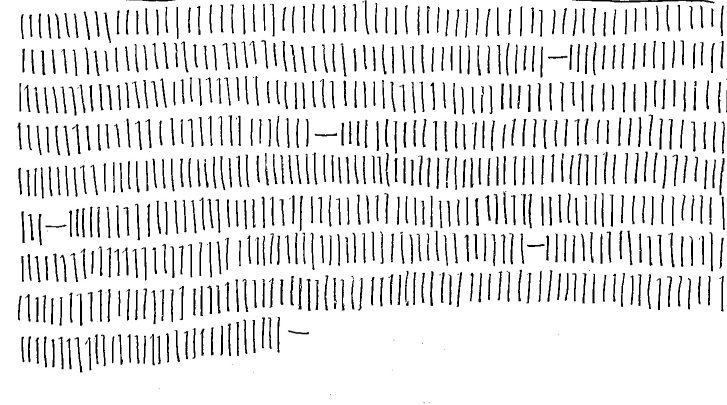
#> input picture detection/images/crop/IMG_6971.jpg, 1454 x 810 px (shown at 1/2 size)
$ python -i image.py   (imports and definitions only)
#> lines starting #> are read from the running program, lines starting #| are printed output that depends on the picture; after the words box and inside, x2 and y2 are one past the last pixel; in counts of white or black regions, pixels touching at a corner belong together
### detection/ordination.py
import cv2, os
import numpy as np
from model.palo import Palo
from util import calculate_distance, calculate_area

BASE_LIMIT = 120
WIDTH_LIMIT = 200
HEIGHT_LIMIT = 140

# sort rowboxes on y coordinate
def take_second(elem):
    return elem[1]

def check_palo(x, y, w, h):
    base = calculate_area(w, h)
    if w > h: #intervalo = largura maior que altura
        if base > 80:
            if w < WIDTH_LIMIT:
                return True
            else:
                return False
        else:
            return False
    elif h > w: #palo = altura maior que largura
        if base > BASE_LIMIT:
            if h > HEIGHT_LIMIT:
                return False
            else:
                return True
        else:
            return False

# [17 lines left out: function get_box_line, not called in this run]

def take_first(elem):
    return elem[0]

# [65 lines left out: functions get_box_palito_line, set_ordination, not called in this run]


def set_centroid_rectangle(x1, y1, x2, y2):
    return int((x1+x2)/2), int((y1+y2)/2)

### detection/util.py
from math import sqrt

def calculate_area(w, h):
	return w * h

def calculate_distance(x1,y1,x2,y2):
    return sqrt((x2 - x1)**2 + (y2 - y1)**2)

def calculate_mm(pixels):
	DPI = 96
	return (pixels * 25.4) / DPI

def calculate_nor(sum_diff, total_palos):
	return (sum_diff * 100) / total_palos

# [5 lines left out: function check_border_xy, not called in this run]

### detection/image.py
import cv2, os
from ordination import check_palo

def resize_image(path):
	OUTPUT_DIR = '/home/cobaia/Desktop/frite/detection/images/resize'
	basename = os.path.basename(path)
	img = cv2.imread(path, cv2.IMREAD_UNCHANGED)

	height = 2250
	width = img.shape[1]
	if img.shape[1] < 1300:
		width = img.shape[1] * 2

	dim = (width, height)

	resized = cv2.resize(img, dim, interpolation = cv2.INTER_AREA)
	cv2.imwrite(OUTPUT_DIR + '/' + basename, resized)

def crop_image_header_footer(image_path):
	OUTPUT_DIR = '/home/cobaia/Desktop/frite/detection/images/crop_header_footer'
	basename = os.path.basename(image_path)
	image = cv2.imread(image_path)

	width = image.shape[1]
	TOP_CROP = 220
	BOTTOM_CROP = 2000
	crop_image = image[TOP_CROP:BOTTOM_CROP, 0:width]

	cv2.imwrite(OUTPUT_DIR + '/' + basename, crop_image)

def process_image(image):
	dst = cv2.fastNlMeansDenoisingColored(image,None,10,10,7,21)
	gray = cv2.cvtColor(dst, cv2.COLOR_BGR2GRAY)
	blur = cv2.GaussianBlur(gray,(5,5),0)
	thresh = cv2.threshold(blur, 0, 255, cv2.THRESH_BINARY_INV + cv2.THRESH_OTSU)[1]
	return thresh

def sort_contours(cnts, method="left-to-right"):
	reverse = False
	i = 0
	if method == "right-to-left" or method == "bottom-to-top":
		reverse = True

	if method == "top-to-bottom" or method == "bottom-to-top":
		i = 1

	boundingBoxes = [cv2.boundingRect(c) for c in cnts]
	(cnts, boundingBoxes) = zip(*sorted(zip(cnts, boundingBoxes),
		key=lambda b:b[1][i], reverse=reverse))

	return (cnts, boundingBoxes)

def checkBorderXY(x, y):
	if x > 30 and y > 20:
		return True
	else:
		return False

def crop_image(path):
#> called with path = 'images/crop/IMG_6971.jpg'
    OUTPUT_DIR = '/home/cobaia/Desktop/frite/detection/images/crop'
    basename = os.path.basename(path)
    image = cv2.imread(path)
#> image is the input picture: shape (810, 1454, 3); min 0, max 255, mean 228.5

    ########### MIDDLE LINE ###########
    height = image.shape[0]
#> height = 810
    width = image.shape[1]
#> width = 1454
    thresh = process_image(image)
#> in process_image, `thresh = cv2.threshold(blur, 0, 255, cv2.THRESH_BINARY_INV + cv2.THRES..`:
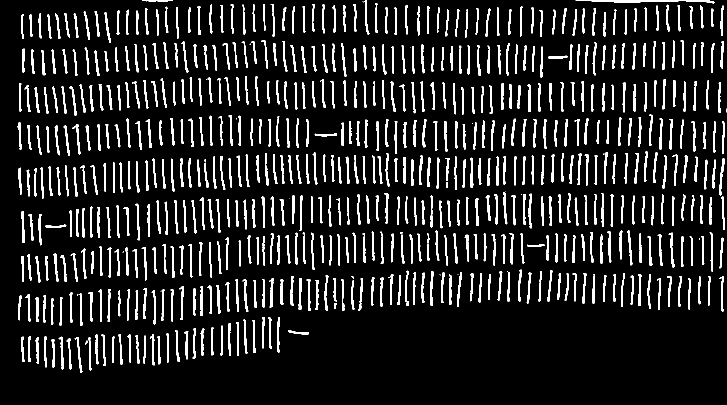
#> thresh: shape (810, 1454) (shown at 1/2 size); 10.9% white; 658 white regions (21 under 20 px)
    cnts = cv2.findContours(thresh, cv2.RETR_EXTERNAL, cv2.CHAIN_APPROX_SIMPLE)
#> cnts = 658 contours, 22 with area under 20; largest, box (x1, y1, x2, y2) and area: (1151, 0, 1429, 7) 678, (597, 556, 604, 619) 224, (1057, 387, 1064, 457) 212, (860, 542, 867, 612) 210, (1439, 316, 1449, 391) 209
    cnts = cnts[0] if len(cnts) == 2 else cnts[1]

    rect_list = []
    for c in cnts:
        x,y,w,h = cv2.boundingRect(c)
        rect_list.append((x, y, w, h))
#> this loop made 658 passes
#> (x, y, w, h) on passes 1 to 3: (170, 681, 5, 8), (103, 678, 7, 57), (133, 677, 10, 62)
#> after the loop, rect_list = 658 items, first 6: (170, 681, 5, 8), (103, 678, 7, 57), (133, 677, 10, 62), (71, 675, 7, 53), (176, 674, 7, 67), (149, 674, 16, 71)

    def middle(aux):
        return aux[2]

    middle_line = max(rect_list, key=middle)
#> middle_line = (1151, 0, 278, 7)
    crop_line = middle_line[1] + middle_line[3]-7
#> crop_line = 0
    crop_image = image[crop_line:height, 0:width]

    ########### BLANK SPACE ###########
    height = crop_image.shape[0]
    width = crop_image.shape[1]
    thresh = process_image(crop_image)

    cnts = cv2.findContours(thresh, cv2.RETR_EXTERNAL, cv2.CHAIN_APPROX_SIMPLE)
    cnts = cnts[0] if len(cnts) == 2 else cnts[1]

    rect_list = []
    for c in cnts:
        x,y,w,h = cv2.boundingRect(c)
        if checkBorderXY(x, y):
            if check_palo(x, y, w, h):
                rect_list.append((x, y, w, h))
#> this loop made 658 passes
#> (x, y, w, h, base in check_palo) on passes 1 to 3: (170, 681, 5, 8, 40), (103, 678, 7, 57, 399), (133, 677, 10, 62, 620)

    def last(aux):
        return aux[1]

    last_palo = max(rect_list, key=last)
    crop_image_blank = crop_image[:(last_palo[1]+last_palo[3])+75,30:width-29]
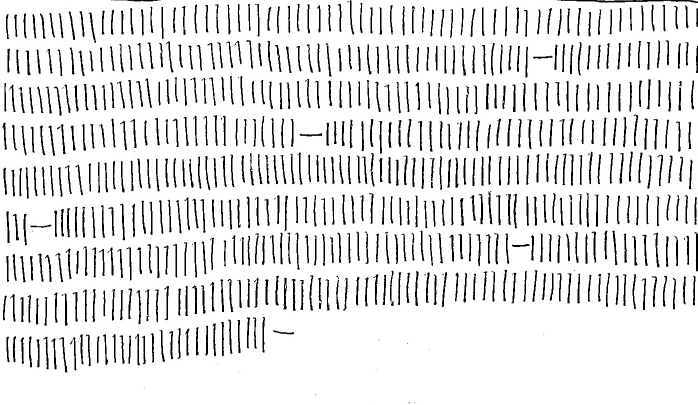
#> crop_image_blank: shape (810, 1395, 3) (shown at 1/2 size); min 0, max 255, mean 227.9
    cv2.imwrite(OUTPUT_DIR + '/' + basename, crop_image_blank)

>>> result = crop_image('images/crop/IMG_6971.jpg')

$ run again, on detection/images/crop/IMG_9747.jpg
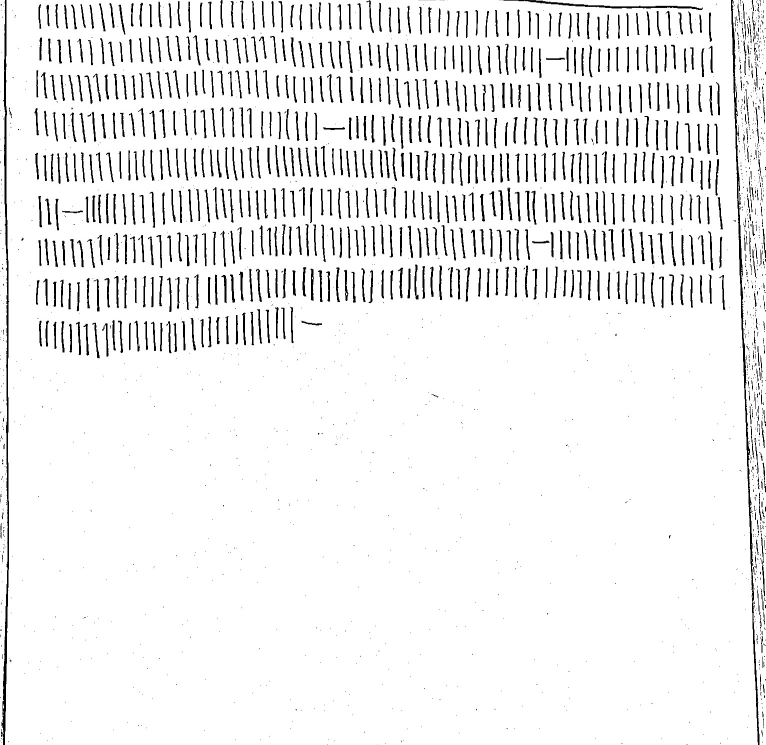
#> input picture detection/images/crop/IMG_9747.jpg, 1531 x 1490 px (shown at 1/2 size)
#> in crop_image, image is the input picture: shape (1490, 1531, 3); min 0, max 255, mean 238.6
#> in process_image, `thresh = cv2.threshold(blur, 0, 255, cv2.THRESH_BINARY_INV + cv2.THRES..`:
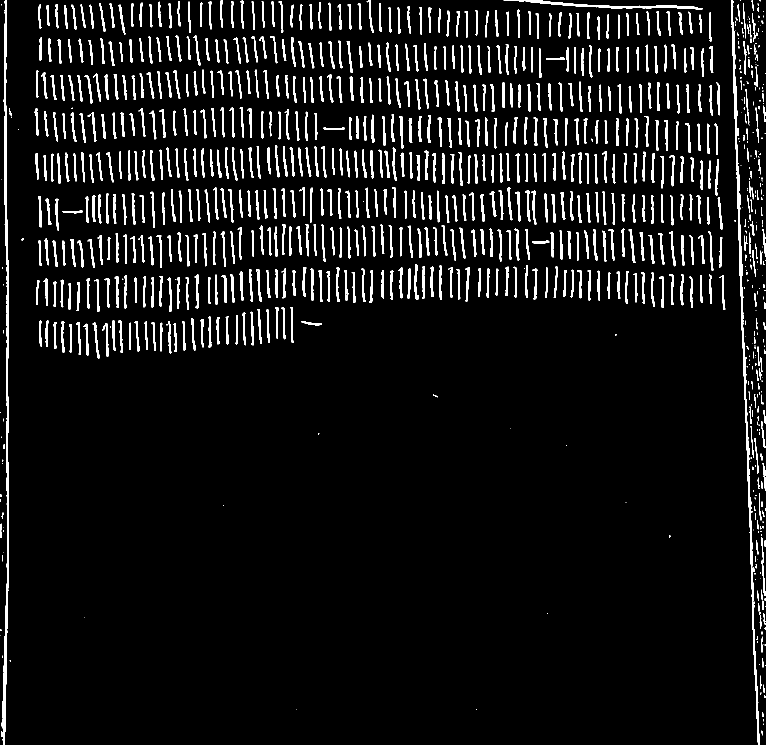
#> thresh: shape (1490, 1531) (shown at 1/2 size); 6.7% white; 967 white regions (239 under 20 px)
#> in crop_image, `cnts = cv2.findContours(thresh, cv2.RETR_EXTERNAL, cv2.CHAIN_APPROX_SI..`: cnts = 967 contours, 287 with area under 20; largest, box (x1, y1, x2, y2) and area: (1462, 0, 1519, 1490) 4696, (2, 0, 18, 1490) 4628, (1007, 0, 1406, 20) 1378, (621, 537, 628, 601) 246, (796, 535, 806, 597) 223
#> the loop in crop_image, `for c in cnts:` made 967 passes
#> (x, y, w, h) on passes 1, 4, 6: (1523, 1461, 3, 10), (1524, 1424, 3, 10), (592, 1419, 1, 1)
#> after the loop in crop_image, `for c in cnts:`: rect_list = 967 items, first 6: (1523, 1461, 3, 10), (1527, 1447, 1, 3), (1526, 1438, 2, 5), (1524, 1424, 3, 10), (952, 1419, 2, 1), (592, 1419, 1, 1)
#> middle_line = (1007, 0, 399, 20)
#> crop_line = 13
#> dst: shape (1477, 1531, 3)
#> gray: shape (1477, 1531)
#> blur: shape (1477, 1531)
#> thresh: shape (1477, 1531); 6.6% white; 964 white regions (236 under 20 px)
#> in crop_image, `cnts = cv2.findContours(thresh, cv2.RETR_EXTERNAL, cv2.CHAIN_APPROX_SI..`: cnts = 964 contours, 285 with area under 20; largest, box (x1, y1, x2, y2) and area: (1462, 0, 1519, 1477) 4657, (2, 0, 18, 1477) 4597, (1197, 0, 1406, 7) 510, (621, 524, 628, 588) 246, (796, 522, 806, 584) 223
#> the loop in crop_image, `for c in cnts:` made 964 passes
#> (x, y, w, h) on passes 13, 21, 42: (19, 1307, 3, 3), (0, 1258, 1, 1), (4, 1097, 2, 13)
#> after the loop in crop_image, `for c in cnts:`: rect_list = 588 items, first 6: (1522, 1260, 4, 32), (1518, 1211, 5, 33), (1512, 1067, 5, 29), (1522, 1061, 9, 118), (1518, 973, 5, 55), (1525, 913, 6, 56)
#> last_palo = (1522, 1260, 4, 32)
#> in crop_image, `crop_image_blank = crop_image[:(last_palo[1]+last_palo[3])+75,30:width..`:
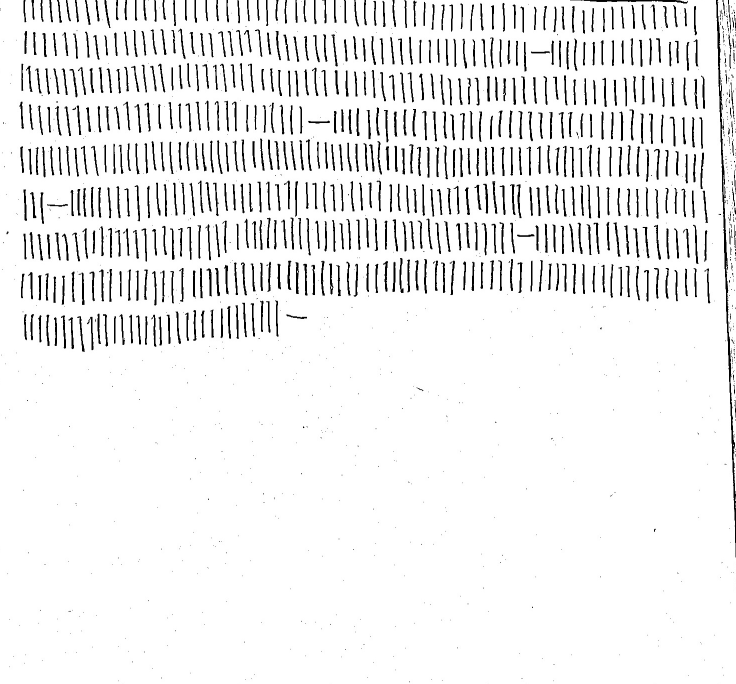
#> crop_image_blank: shape (1367, 1472, 3) (shown at 1/2 size); min 0, max 255, mean 238.3

$ run again, on detection/images/crop/IMG_9749.jpg
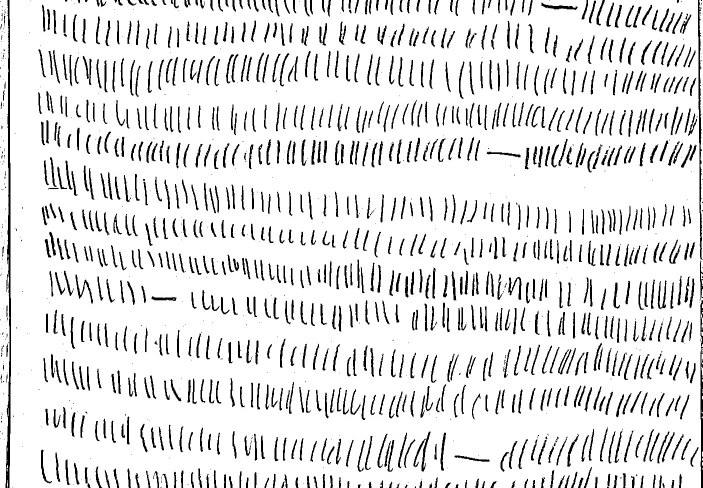
#> input picture detection/images/crop/IMG_9749.jpg, 1405 x 976 px (shown at 1/2 size)
#> in crop_image, image is the input picture: shape (976, 1405, 3); min 0, max 255, mean 226.2
#> in process_image, `thresh = cv2.threshold(blur, 0, 255, cv2.THRESH_BINARY_INV + cv2.THRES..`:
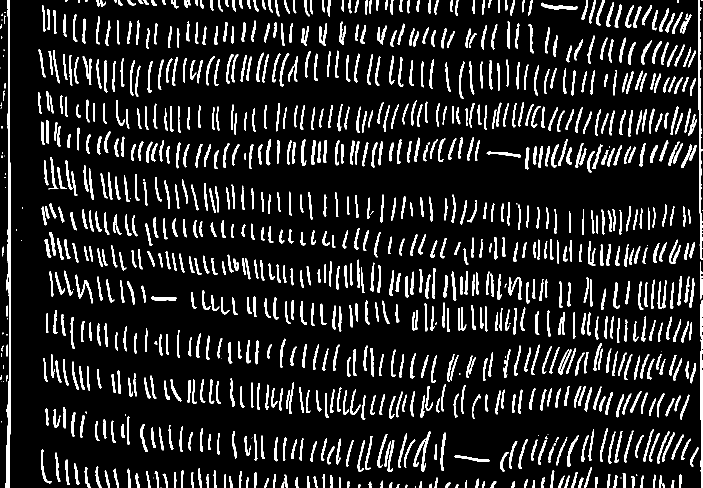
#> thresh: shape (976, 1405) (shown at 1/2 size); 12.2% white; 1022 white regions (66 under 20 px)
#> in crop_image, `cnts = cv2.findContours(thresh, cv2.RETR_EXTERNAL, cv2.CHAIN_APPROX_SI..`: cnts = 1022 contours, 80 with area under 20; largest, box (x1, y1, x2, y2) and area: (11, 0, 22, 976) 3516, (1396, 0, 1405, 519) 1421, (1400, 600, 1405, 976) 900, (827, 863, 861, 943) 522, (1083, 5, 1155, 20) 386
#> the loop in crop_image, `for c in cnts:` made 1022 passes
#> (x, y, w, h) on passes 3 to 5: (810, 969, 5, 7), (716, 969, 5, 7), (911, 968, 6, 8)
#> after the loop in crop_image, `for c in cnts:`: rect_list = 1022 items, first 6: (321, 975, 2, 1), (830, 973, 2, 3), (810, 969, 5, 7), (716, 969, 5, 7), (911, 968, 6, 8), (793, 968, 6, 8)
#> middle_line = (1083, 5, 72, 15)
#> crop_line = 13
#> dst: shape (963, 1405, 3)
#> gray: shape (963, 1405)
#> blur: shape (963, 1405)
#> thresh: shape (963, 1405); 12.1% white; 1006 white regions (69 under 20 px)
#> in crop_image, `cnts = cv2.findContours(thresh, cv2.RETR_EXTERNAL, cv2.CHAIN_APPROX_SI..`: cnts = 1006 contours, 85 with area under 20; largest, box (x1, y1, x2, y2) and area: (11, 0, 22, 963) 3478, (1396, 0, 1405, 506) 1388, (1400, 587, 1405, 963) 900, (827, 850, 861, 930) 522, (151, 536, 186, 594) 350
#> the loop in crop_image, `for c in cnts:` made 1006 passes
#> (x, y, w, h) on passes 3 to 5: (810, 956, 5, 7), (716, 956, 5, 7), (911, 955, 6, 8)
#> in crop_image, `crop_image_blank = crop_image[:(last_palo[1]+last_palo[3])+75,30:width..`:
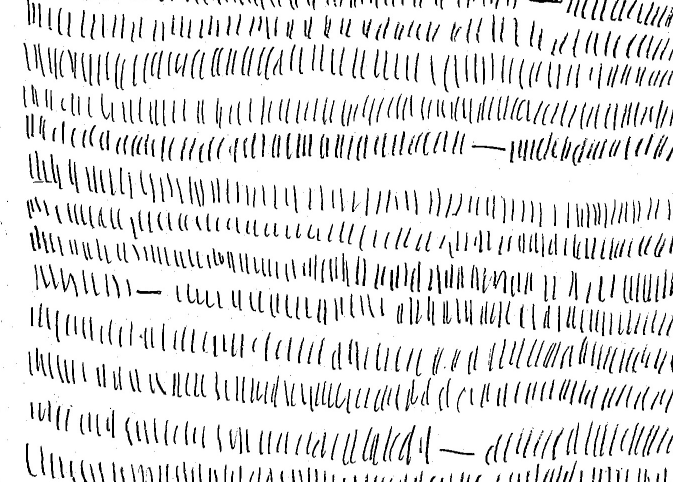
#> crop_image_blank: shape (963, 1346, 3) (shown at 1/2 size); min 0, max 255, mean 227.1
